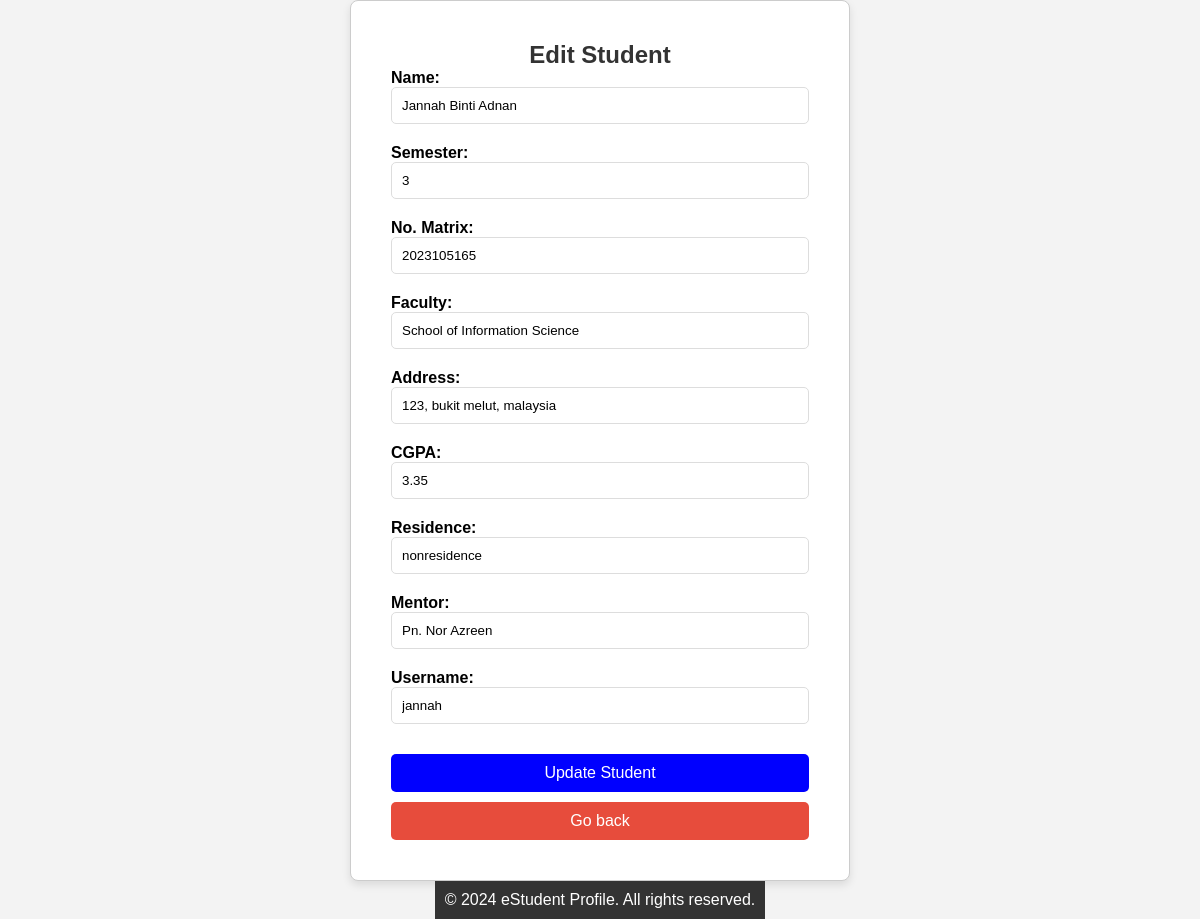
Screenshot of /edit_student.php?id=69 with the database file from the repository.
### tables this page shows
CREATE TABLE `student_form` (
  `id` int NOT NULL,
  `name` varchar(100) NOT NULL,
  `semester` varchar(100) NOT NULL,
  `matrixnumber` varchar(100) NOT NULL,
  `faculty` varchar(100) NOT NULL,
  `address` varchar(100) NOT NULL,
  `cgpa` varchar(100) NOT NULL,
  `residence` varchar(100) NOT NULL,
  `mentor` varchar(100) NOT NULL,
  `username` varchar(20) NOT NULL,
  `password` varchar(255) NOT NULL,
  `image` varchar(255) DEFAULT NULL,
  `status` varchar(50) NOT NULL
);

### edit_student.php (the view, shortened to what this page needs)
<?php
$con = mysqli_connect("localhost", "root", "", "studentprofiledb") or die(mysqli_connect_errno($con));
if (isset($_GET['id'])) {
    $id = intval($_GET['id']);
    $query = "SELECT * FROM student_form WHERE id = $id";
    $result = mysqli_query($con, $query);
    if (mysqli_num_rows($result) > 0) {
        $student = mysqli_fetch_assoc($result);
    } else {
        echo "<script>alert('No student found with this ID'); window.location.href='indexadmin.php';</script>";
        exit();
    }
} else {
    echo "<script>alert('Invalid request'); window.location.href='indexadmin.php';</script>";
    exit();
}
?>
<!DOCTYPE html>
<html lang="en">
<head>
</head>
<body>
	<div class="update-profile">
        <form method="post">
		<h2 style="margin:0px" >Edit Student</h2>
            <label for="name">Name:</label>
            <input type="text" name="name" id="name" value="<?php echo $student['name']; ?>" required>
            <label for="semester">Semester:</label>
            <input type="text" name="semester" id="semester" value="<?php echo $student['semester']; ?>" required>
            <label for="matrixnumber">No. Matrix:</label>
            <input type="text" name="matrixnumber" id="matrixnumber" value="<?php echo $student['matrixnumber']; ?>" required>
            <label for="faculty">Faculty:</label>
            <input type="text" name="faculty" id="faculty" value="<?php echo $student['faculty']; ?>" required>
            <label for="address">Address:</label>
            <input type="text" name="address" id="address" value="<?php echo $student['address']; ?>" required>
            <label for="cgpa">CGPA:</label>
            <input type="text" name="cgpa" id="cgpa" value="<?php echo $student['cgpa']; ?>" required>
            <label for="residence">Residence:</label>
            <input type="text" name="residence" id="residence" value="<?php echo $student['residence']; ?>" required>
            <label for="mentor">Mentor:</label>
            <input type="text" name="mentor" id="mentor" value="<?php echo $student['mentor']; ?>" required>
            <label for="username">Username:</label>
            <input type="text" name="username" id="username" value="<?php echo $student['username']; ?>" required>
            <button type="submit" name="update" class="btn">Update Student</button>
            <a href="indexadmin.php" class="delete-btn">Go back</a>
        </form>
	</div>
</body>
  <footer>
    <p>&copy; <?php echo date("Y"); ?> eStudent Profile. All rights reserved.</p>
  </footer>
</html>

### edit_student.php (style rules this page uses)
:root { --blue: #3498db; --dark-blue: #2980b9; --red: #e74c3c; --dark-red: #c0392b; --black: #333; --white: #fff; --light-bg: #eee; --box-shadow: 0 5px 10px rgba(0, 0, 0, 0.1); }
* { font-family: 'Poppins', sans-serif; margin: 0; padding: 0; box-sizing: border-box; outline: none; border: none; text-decoration: none; }
body { margin: 0; display: flex; flex-direction: column; min-height: 100vh; background-color: #f3f3f3; font-family: Arial, sans-serif; justify-content: center; align-items: center; }
h2 { text-align: center; color: #333; }
form { width: 100%; max-width: 500px; padding: 40px; border: 1px solid #ccc; border-radius: 8px; background-color: #fff; box-shadow: 0 4px 8px rgba(0, 0, 0, 0.1); }
label { font-weight: bold; margin: 10px 0 5px; }
input[type="text"] { padding: 10px; border: 1px solid #ddd; border-radius: 5px; margin-bottom: 20px; width: 100%; }
.btn { background-color: blue; color: var(--white); padding: 10px; width: 100%; border: none; border-radius: 5px; cursor: pointer; text-align: center; font-size: 16px; margin-top: 10px; box-sizing: border-box; }
.delete-btn { display: inline-block; background-color: var(--red); color: var(--white); padding: 10px; text-decoration: none; border-radius: 5px; text-align: center; margin-top: 10px; width: 100%; }
a { text-decoration: none; }
footer { text-align: center; background-color: var(--black); color: var(--white); padding: 10px; margin-top: auto; }

### rows the page displays
student_form: name "Jannah Binti Adnan", semester "3", matrixnumber "2023105165", faculty "School of Information Science", address "123, bukit melut, malaysia", cgpa "3.35", residence "nonresidence", mentor "Pn. Nor Azreen", username "jannah"
